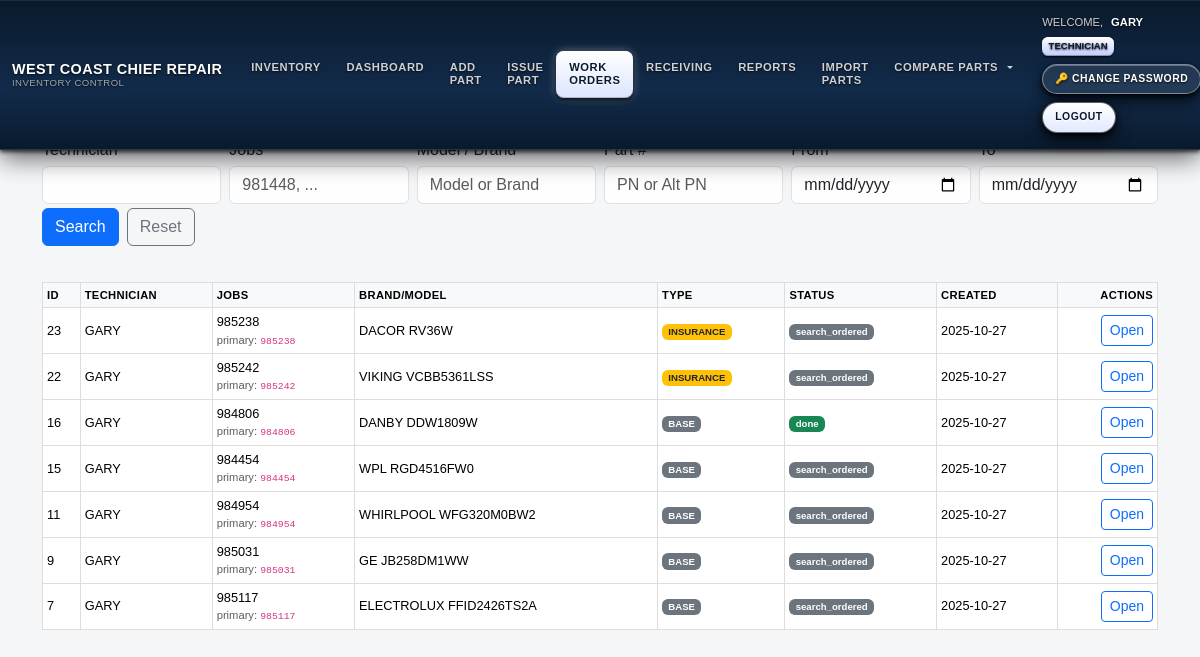
Screenshot of /work_orders (signed in) with the database file from the repository.
### models.py (models this page shows, shortened)
class User(UserMixin, db.Model):
    id = db.Column(db.Integer, primary_key=True)
    username = db.Column(db.String(64), unique=True, nullable=False)
    password_hash = db.Column(db.String(128), nullable=False)
    role = db.Column(db.String(20), nullable=False, default=ROLE_TECHNICIAN)
    @property
    def password(self):
        raise AttributeError('password is not a readable attribute')

class WorkOrder(db.Model):
    __tablename__ = "work_orders"
    __table_args__ = {"extend_existing": True}
    id = db.Column(db.Integer, primary_key=True)
    technician_id = db.Column(db.Integer, db.ForeignKey("user.id"), index=True, nullable=True)
    technician = relationship("User", lazy="joined")
    units = db.relationship(
        "WorkUnit",
        backref="work_order",
        cascade="all, delete-orphan",
        lazy="selectin",
        overlaps="parts,work_order",
    )
    parts = db.relationship(
        "WorkOrderPart",
        backref="work_order",
        primaryjoin="WorkOrder.id==WorkOrderPart.work_order_id",
        cascade="all, delete-orphan",
        lazy="selectin",
        overlaps="unit,parts,work_order",
    )
    technician_name = db.Column(db.String(80), nullable=False)
    job_numbers     = db.Column(db.String(120), nullable=False)
    brand           = db.Column(db.String(40))
    model           = db.Column(db.String(25))
    serial          = db.Column(db.String(25))
    job_type        = db.Column(db.String(16), default="BASE")
    delivery_fee    = db.Column(db.Float, default=0.0)
    markup_percent  = db.Column(db.Float, default=0.0)
    status          = db.Column(db.String(20), default="search_ordered")
    created_at      = db.Column(db.DateTime, default=datetime.utcnow)
    updated_at      = db.Column(db.DateTime, default=datetime.utcnow, onupdate=datetime.utcnow)
    ordered_date    = db.Column(db.Date, nullable=True)
    @property
    def canonical_job(self) -> str:
        nums = [n.strip() for n in (self.job_numbers or "").split(",") if n.strip()]
        ints = []
        for n in nums:
            try:
                ints.append(int(n))
            except ValueError:
                pass
        return str(max(ints)) if ints else (nums[0] if nums else "")

### inventory/routes.py (the view, shortened to what this page needs)
@inventory_bp.get("/work_orders")
@login_required
def wo_list():
    tech  = (request.args.get("tech") or "").strip()
    jobs  = (request.args.get("jobs") or "").strip()
    model = (request.args.get("model") or "").strip()
    pn    = (request.args.get("pn") or "").strip()
    dfrom = (request.args.get("from") or "").strip()  # YYYY-MM-DD
    dto   = (request.args.get("to") or "").strip()    # YYYY-MM-DD
    q = db.session.query(WorkOrder)
    joined_parts = False
    filters = []
    if is_technician():
        me_id = getattr(current_user, "id", None)
        me_name = (getattr(current_user, "username", "") or "").strip()
        filters.append(
            or_(
                WorkOrder.technician_id == me_id,
                func.trim(WorkOrder.technician_name) == me_name,
            )
        )
    if tech:
        filters.append(WorkOrder.technician_name.ilike(f"%{tech}%"))
    if jobs:
        filters.append(WorkOrder.job_numbers.ilike(f"%{jobs}%"))
    if model:
        filters.append(or_(
            WorkOrder.brand.ilike(f"%{model}%"),
            WorkOrder.model.ilike(f"%{model}%"),
        ))
    if dfrom:
        try:
            start = datetime.strptime(dfrom, "%Y-%m-%d")
            filters.append(WorkOrder.created_at >= start)
        except ValueError:
            pass
    if dto:
        try:
            end = datetime.strptime(dto, "%Y-%m-%d") + timedelta(days=1) - timedelta(seconds=1)
            filters.append(WorkOrder.created_at <= end)
        except ValueError:
            pass
    if filters:
        q = q.filter(and_(*filters))
    if joined_parts:
        q = q.distinct(WorkOrder.id)
    items = q.order_by(WorkOrder.created_at.desc()).limit(200).all()
    return render_template("wo_list.html", items=items, args=request.args)

### app.py (called while the page is built, shortened)
@app.before_request
def restrict_role_routes():
    try:
        if not getattr(current_user, "is_authenticated", False):
            return  # гость — пусть доходит до /login
        ep = (request.endpoint or "").strip()
        role = (getattr(current_user, "role", "") or "").strip().lower()
        if role == "technician":
            if ep in ALLOWED_TECH_ENDPOINTS:
                return
            if ep.endswith(".health") or ep.endswith(".ping"):
                return
            return redirect(url_for("inventory.wo_list"))
    except Exception:
        try:
            return redirect(url_for("inventory.wo_list"))
        except Exception:
            return

### auth/routes.py (called while the page is built)
@login_manager.user_loader
def load_user(user_id):
    return User.query.get(int(user_id))

### security.py (called while the page is built)
def role() -> str:
    return (getattr(current_user, "role", "") or "").strip().lower()

def is_technician() -> bool:
    return role() == ROLE_TECHNICIAN

### templates/wo_list.html (shortened to what this page needs)
{% extends "base.html" %}
{% block content %}
<h3>Work Orders</h3>
<form method="get" class="row g-2 mb-3 dashboard-filters" style="position:static;">
  <div class="col-md-2"><label class="form-label mb-1">Technician</label><input name="tech" class="form-control" value="{{ args.get('tech','') if args else '' }}"></div>
  <div class="col-md-2"><label class="form-label mb-1">Jobs</label><input name="jobs" class="form-control" value="{{ args.get('jobs','') if args else '' }}" placeholder="981448, ..."></div>
  <div class="col-md-2"><label class="form-label mb-1">Model / Brand</label><input name="model" class="form-control" value="{{ args.get('model','') if args else '' }}" placeholder="Model or Brand"></div>
  <div class="col-md-2"><label class="form-label mb-1">Part #</label><input name="pn" class="form-control" value="{{ args.get('pn','') if args else '' }}" placeholder="PN or Alt PN"></div>
  <div class="col-md-2"><label class="form-label mb-1">From</label><input type="date" name="from" class="form-control" value="{{ args.get('from','') if args else '' }}"></div>
  <div class="col-md-2"><label class="form-label mb-1">To</label><input type="date" name="to" class="form-control" value="{{ args.get('to','') if args else '' }}"></div>
  <div class="col-12 d-flex gap-2 mt-1">
    <button class="btn btn-primary">Search</button>
    <a class="btn btn-outline-secondary" href="{{ url_for('inventory.wo_list') }}">Reset</a>
  </div>
</form>
<div class="table-responsive">
  <table class="table table-sm table-hover align-middle wo-list-table">
    <thead class="table-light">
      <tr>
        <th class="col-id">ID</th><th class="col-tech">Technician</th><th>Jobs</th>
        <th>Brand/Model</th><th class="col-type">Type</th><th class="col-status">Status</th>
        <th class="col-created">Created</th><th class="text-end col-actions">Actions</th>
      </tr>
    </thead>
    <tbody>
      {% if items and items|length > 0 %}
        {% for w in items %}
        <tr>
          <td>{{ w.id }}</td>
          <td>{{ w.technician_name or '—' }}</td>
          <td>
            <span class="jobs-trunc" title="{{ w.job_numbers or '' }}">{{ w.job_numbers or '—' }}</span>
            {% if w.canonical_job %}<div class="text-muted small">primary: <code>{{ w.canonical_job }}</code></div>{% endif %}
          </td>
          <td><span class="brand-trunc" title="{{ (w.brand or '') ~ ' ' ~ (w.model or '') }}">{{ (w.brand or '') ~ (' ' if w.brand and w.model else '') ~ (w.model or '') }}</span></td>
          <td>{% if w.job_type == 'INSURANCE' %}<span class="badge bg-warning text-dark">INSURANCE</span>{% else %}<span class="badge bg-secondary">BASE</span>{% endif %}</td>
          <td>{% if w.status == 'done' %}<span class="badge bg-success">done</span>{% elif w.status == 'ordered' %}<span class="badge bg-info text-dark">ordered</span>{% else %}<span class="badge bg-secondary">search_ordered</span>{% endif %}</td>
          <td>{{ w.created_at.strftime('%Y-%m-%d') if w.created_at else '—' }}</td>
          <td class="text-end">
            <div class="wo-actions d-inline-flex gap-1">
              <a class="btn btn-outline-primary btn-sm"
                 href="{{ url_for('inventory.wo_detail', wo_id=w.id) }}">
                Open
              </a>
            </div>
          </td>
        </tr>
        {% endfor %}
      {% else %}
        <tr><td colspan="8" class="text-muted">No work orders found.</td></tr>
      {% endif %}
    </tbody>
  </table>
</div>
{% endblock %}

### templates/base.html (shortened to what this page needs)
<!DOCTYPE html>
<html lang="en">
<head>
  <link href="https://cdn.jsdelivr.net/npm/bootstrap@5.3.3/dist/css/bootstrap.min.css"
        rel="stylesheet"
 />
  <link rel="stylesheet" href="{{ url_for('static', filename='style.css') }}" />
</head>
<body>
  <nav class="navbar navbar-expand-lg fixed-top wccr-navbar">
    <div class="container-fluid py-2">
      <a class="navbar-brand d-flex flex-column justify-content-center" href="{{ url_for('inventory.dashboard') }}">
        <div>WEST COAST CHIEF REPAIR</div>
        <span class="sub">INVENTORY CONTROL</span>
      </a>
      <div class="collapse navbar-collapse mt-3 mt-lg-0" id="navbarMain">
        <ul class="navbar-nav me-auto mb-2 mb-lg-0">
          <li class="nav-item">
            <a class="nav-link{% if request.endpoint and request.endpoint == 'inventory.location_report' %} active{% endif %}"
               href="{{ url_for('inventory.location_report') }}">
              INVENTORY
            </a>
          </li>
          <li class="nav-item">
            <a class="nav-link{% if request.endpoint and request.endpoint == 'inventory.dashboard' %} active{% endif %}"
               href="{{ url_for('inventory.dashboard') }}">
              DASHBOARD
            </a>
          </li>
          <li class="nav-item">
            <a class="nav-link{% if request.endpoint and request.endpoint == 'inventory.add_part' %} active{% endif %}"
               href="{{ url_for('inventory.add_part') }}">
              ADD PART
            </a>
          </li>
          <li class="nav-item">
            <a class="nav-link{% if request.endpoint and request.endpoint == 'inventory.issue_part' %} active{% endif %}"
               href="{{ url_for('inventory.issue_part') }}">
              ISSUE PART
            </a>
          </li>
          {% set is_wo = request.endpoint and request.endpoint.startswith('inventory.wo_') %}
          <li class="nav-item">
            <a class="nav-link{{ ' active' if is_wo else '' }}"
               href="{{ url_for('inventory.wo_list') }}">
              WORK ORDERS
            </a>
          </li>
          <li class="nav-item">
            <a class="nav-link{% if request.endpoint and request.endpoint.startswith('inventory.receiving') %} active{% endif %}"
               href="{{ url_for('inventory.receiving_list') }}">
              RECEIVING
            </a>
          </li>
          <li class="nav-item">
            <a class="nav-link{% if request.endpoint and request.endpoint.startswith('inventory.reports') %} active{% endif %}"
               href="{{ url_for('inventory.reports_grouped') }}">
              REPORTS
            </a>
          </li>
          <li class="nav-item">
            <a class="nav-link{% if request.endpoint and request.endpoint.startswith('inventory.import_parts') %} active{% endif %}"
               href="{{ url_for('inventory.import_parts_upload') }}">
              IMPORT PARTS
            </a>
          </li>
          <li class="nav-item dropdown">
            <a class="nav-link dropdown-toggle text-uppercase"
               href="#"
               id="compareDropdown"
               role="button"
               data-bs-toggle="dropdown"
               data-bs-display="static"
               aria-expanded="false">
              COMPARE PARTS
            </a>
          </li>
        </ul>
        {% if current_user.is_authenticated %}
        <div class="ms-lg-3 wccr-userbox">
          <div class="d-flex flex-wrap align-items-center gap-2 me-lg-2">
            <span class="welcome-label">WELCOME,</span>
            <span class="username">{{ current_user.username }}</span>
            <span class="role-badge">
              {{ (current_user.role or '')|upper }}
            </span>
          </div>
          <div class="d-flex flex-wrap align-items-center gap-2">
            <a class="wccr-btn-ghost text-decoration-none"
               href="{{ url_for('inventory.change_password', user_id=current_user.id) }}">
              🔑 CHANGE PASSWORD
            </a>
            <a class="wccr-btn-solid text-decoration-none"
               href="{{ url_for('auth.logout') }}">
              LOGOUT
            </a>
          </div>
        </div>
        {% endif %}
      </div>
    </div>
  </nav>
  <main class="container main-wrapper">
    {% block content %}{% endblock %}
  </main>
</body>
</html>

### static/style.css (style rules this page uses)
body { font-family: Arial, sans-serif; background-color:#f6f6f6; padding:20px; margin:0; }
.navbar { z-index:1200; }
table { width:100%; border-collapse:collapse; margin-top:20px; }
table th, table td { padding:10px; border:1px solid #ddd; text-align:left; }
form input:not([type="checkbox"]):not([type="radio"]):not(.form-check-input), form select, form textarea { width: 100%; box-sizing: border-box; }

### templates/base.html (style rules this page uses)
.wccr-navbar { background: linear-gradient(to bottom, #0a1a2d 0%, #122b4a 60%, #0a1a2d 100%); color: #fff; box-shadow: 0 2px 4px rgba(0,0,0,.7), 0 8px 24px rgba(0,0,0,.6), inset 0 1px 0 rgba(255,255,255,.08); border-bottom: 1px solid rgba(255,255,255,.12); }
.wccr-navbar .navbar-brand { font-weight: 600; font-size: .9rem; line-height: 1.2; letter-spacing: .03em; color: #fff; text-shadow: 0 1px 2px rgba(0,0,0,.8); }
.wccr-navbar .navbar-brand span.sub { display: block; font-weight: 400; font-size: .6rem; line-height: 1.1; color: rgba(255,255,255,.6); }
.wccr-navbar .navbar-nav .nav-link { font-size: .7rem; font-weight: 600; letter-spacing: .05em; text-transform: uppercase; color: rgba(255,255,255,.8); padding: .6rem .8rem; border-radius: .5rem; line-height:1.2; text-shadow: 0 1px 2px rgba(0,0,0,.8); transition: all .12s linear; display: flex; align-items: center; gap: .4rem; }
.wccr-navbar .navbar-nav .nav-link.active, .wccr-navbar .navbar-nav .show > .nav-link { color: #0a1a2d; background: linear-gradient(to bottom,#ffffff 0%,#dbe5ff 100%); box-shadow: 0 2px 4px rgba(0,0,0,.9), 0 0 8px rgba(255,255,255,.4), inset 0 1px 0 rgba(255,255,255,.9), inset 0 -1px 0 rgba(0,0,0,.2); text-shadow: 0 1px 0 rgba(255,255,255,.7); }
.wccr-userbox { display: flex; flex-wrap: wrap; align-items: center; justify-content: flex-end; gap: .5rem .75rem; font-size: .7rem; line-height:1.2; color:#fff; text-shadow:0 1px 2px rgba(0,0,0,.9); }
.wccr-userbox .welcome-label { color: rgba(255,255,255,.8); font-weight:400; }
.wccr-userbox .username { font-weight:600; color:#fff; }
.wccr-userbox .role-badge { background: linear-gradient(to bottom,#fff,#c8d4ff 90%); color:#0a1a2d; font-size:.6rem; font-weight:600; line-height:1.1; padding:.25rem .4rem; border-radius:.4rem; text-transform:uppercase; box-shadow: 0 1px 2px rgba(0,0,0,.9), inset 0 1px 0 rgba(255,255,255,.9), inset 0 -1px 0 rgba(0,0,0,.3); }
.wccr-btn-ghost, .wccr-btn-solid { font-size:.65rem; font-weight:600; line-height:1.2; letter-spacing:.05em; text-transform:uppercase; border-radius:999px; border:1px solid transparent; padding:.5rem .75rem; white-space:nowrap; box-shadow: 0 2px 4px rgba(0,0,0,.8), 0 6px 16px rgba(0,0,0,.8), inset 0 1px 0 rgba(255,255,255,.3); text-shadow:0 1px 2px rgba(0,0,0,.8); transition:all .12s linear; }
.wccr-btn-ghost { color:#fff; background:rgba(255,255,255,.08); border-color:rgba(255,255,255,.4); }
.wccr-btn-solid { color:#0a1a2d; background:linear-gradient(to bottom,#ffffff 0%,#e2e9ff 100%); border-color:rgba(0,0,0,.6); text-shadow:0 1px 0 rgba(255,255,255,.8); }
body { background-color:#f5f6f8; }
main.main-wrapper { padding-top:4.75rem; padding-bottom:2rem; }
table { font-size:.8rem; }
th { font-weight:600; text-transform:uppercase; letter-spacing:.03em; font-size:.7rem; }

### rows the page displays
User: username "GARY", role "TECHNICIAN"
WorkOrder: id "23", technician_name "GARY", job_numbers "985238", canonical_job "985238", brand+model "DACOR RV36W", job_type "INSURANCE", status "search_ordered", created_at "2025-10-27"
WorkOrder: id "22", technician_name "GARY", job_numbers "985242", canonical_job "985242", brand+model "VIKING VCBB5361LSS", job_type "INSURANCE", status "search_ordered", created_at "2025-10-27"
WorkOrder: id "16", technician_name "GARY", job_numbers "984806", canonical_job "984806", brand+model "DANBY DDW1809W", job_type "BASE", status "done", created_at "2025-10-27"
WorkOrder: id "15", technician_name "GARY", job_numbers "984454", canonical_job "984454", brand+model "WPL RGD4516FW0", job_type "BASE", status "search_ordered", created_at "2025-10-27"
WorkOrder: id "11", technician_name "GARY", job_numbers "984954", canonical_job "984954", brand+model "WHIRLPOOL WFG320M0BW2", job_type "BASE", status "search_ordered", created_at "2025-10-27"
WorkOrder: id "9", technician_name "GARY", job_numbers "985031", canonical_job "985031", brand+model "GE JB258DM1WW", job_type "BASE", status "search_ordered", created_at "2025-10-27"
WorkOrder: id "7", technician_name "GARY", job_numbers "985117", canonical_job "985117", brand+model "ELECTROLUX FFID2426TS2A", job_type "BASE", status "search_ordered", created_at "2025-10-27"
